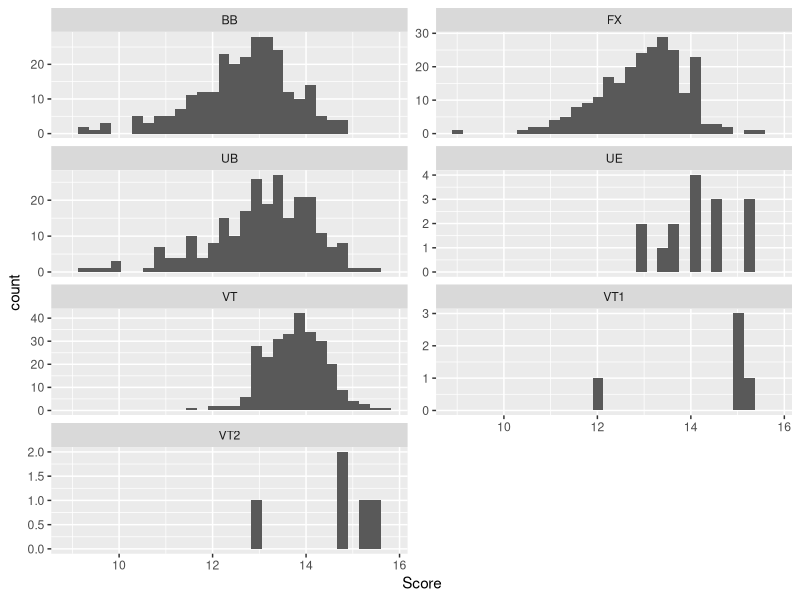
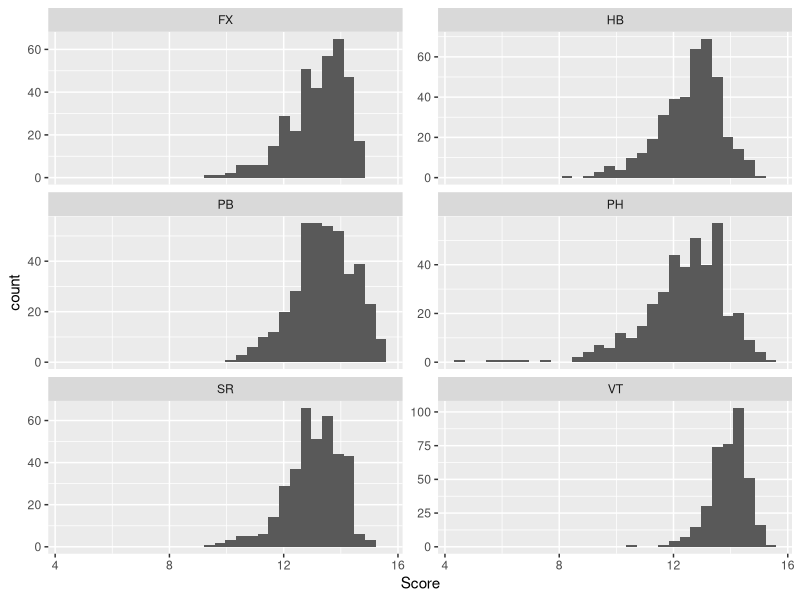
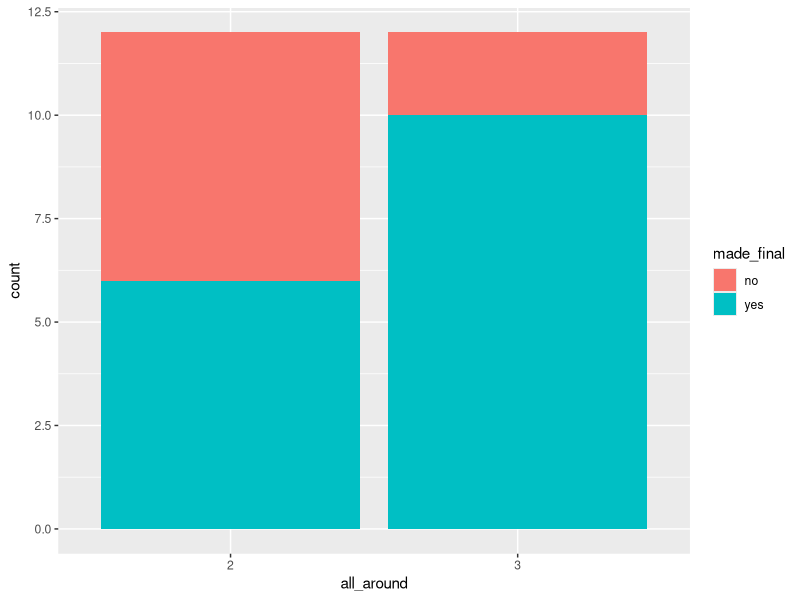
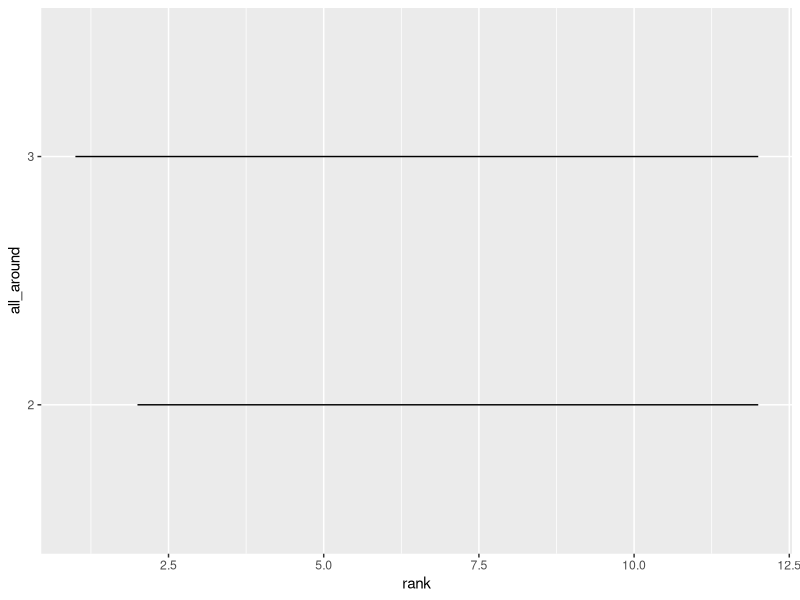
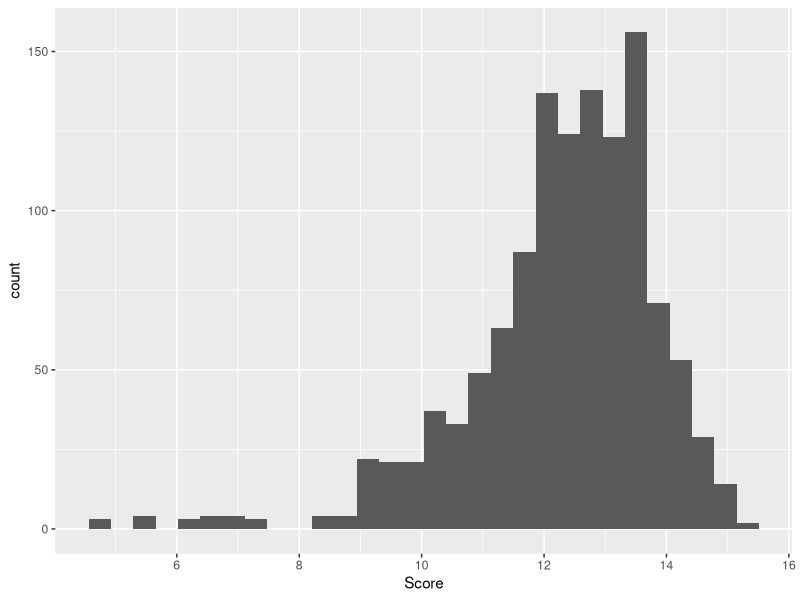

Reproduce these figures in R, in order.
## ---- chunk 1
#| label: load-libraries

library(readr)
library(tidyverse)
library(dplyr)
library(stringr)
library(lubridate)
## ---- chunk 2
#| label: load-data
data_2022_2023 <- read_csv("Data/data_2022_2023.csv")
data_2017_2021 <- read_csv("Data/data_2017_2021.csv")

#DO NOT CHANGE ORDER

data_2022_2023$Apparatus[data_2022_2023$Apparatus == "VT2"] <- "VT"
data_2022_2023$Apparatus[data_2022_2023$Apparatus == "VT1"] <- "VT"
data_2022_2023$Apparatus[data_2022_2023$Apparatus == "UE"] <- "UB"

data_2022_2023$Penalty[is.na(data_2022_2023$Penalty)] <- 0

#Girls filtering for middle name
data_2022_2023$FirstName[data_2022_2023$FirstName == "Joscelyn Michelle"] <- "Joscelyn"
data_2022_2023$FirstName[data_2022_2023$FirstName == "Nola Rhianne"] <- "Nola"

#Guys filtering for middle name
data_2022_2023$FirstName[data_2022_2023$FirstName == "Taylor Troy"] <- "Taylor"
data_2022_2023$FirstName[data_2022_2023$FirstName == "Joshua Andrew"] <- "Joshua"
data_2022_2023$FirstName[data_2022_2023$FirstName == "Yul Kyung Tae"] <- "Yul"
data_2022_2023$FirstName[data_2022_2023$FirstName == "Curran Michael"] <- "Curran"
data_2022_2023$FirstName[data_2022_2023$FirstName == "Frederick Nathaniel"] <- "Frederick"
data_2022_2023$FirstName[data_2022_2023$FirstName == "Ian Hunter"] <- "Ian"
data_2022_2023$FirstName[data_2022_2023$FirstName == "Shane Michael"] <- "Shane"
data_2022_2023$FirstName[data_2022_2023$FirstName == "Khoi Alexander"] <- "Khoi"

data_2022_2023$FirstName[data_2022_2023$FirstName == "Yunus Emre"] <- "Yunus"

data_2022_2023$FirstName[data_2022_2023$FirstName == "Yuan-Hsi"] <- "Yuan Hsi"

data_2022_2023$FirstName[data_2022_2023$FirstName == "Yu-Jan"] <- "Yu Jan"

data_2022_2023$LastName[data_2022_2023$LastName == "VILLAVERDE MEDEROS"] <- "VILLAVERDE"

data_2022_2023$LastName[data_2022_2023$LastName == "VALENZUELA ASTUDILLO"] <- "VALENZUELA"

data_2022_2023$FirstName[data_2022_2023$FirstName == "Yiseth Eliana"] <- "Yiseth"
data_2022_2023$FirstName[data_2022_2023$FirstName == "Yi-Chen"] <- "Yi Chen"
data_2022_2023$FirstName[data_2022_2023$FirstName == "Yi-Chun"] <- "Yi Chun"

data_2022_2023$FirstName[data_2022_2023$FirstName == "Yefferson Gregorio"] <- "Yefferson"
data_2022_2023$LastName[data_2022_2023$LastName == "ANTON YEGUEZ"] <- "ANTON"

data_2022_2023$LastName[data_2022_2023$LastName == "ANTON YEGUEZ"] <- "ANTON"

data_2022_2023$FirstName[data_2022_2023$FirstName == "Wout Johan Alexander"] <- "Wout"

data_2022_2023$FirstName[data_2022_2023$FirstName == "Wilfry Manuel"] <- "Wilfry"

data_2022_2023$FirstName[data_2022_2023$FirstName == "Wei-Sheng"] <- "Wei Sheng"

data_2022_2023$FirstName[(data_2022_2023$Competition == "BIRMINGHAM 2022 Commonwealth Games") & (is.na(data_2022_2023$LastName))] <- "Kate"

data_2022_2023$LastName[(data_2022_2023$Competition == "BIRMINGHAM 2022 Commonwealth Games") & (is.na(data_2022_2023$LastName))] <- "MCDONALD"

data_2022_2023$FirstName[data_2022_2023$LastName == "SOUZA BITENCOU"] <- "Lucas"
data_2022_2023$LastName[data_2022_2023$LastName == "SOUZA BITENCOU"] <- "BITENCOURT"

data_2022_2023$LastName[data_2022_2023$LastName == "DE JESUS DOS SANTOS"] <- "JESUS SANTOS"

data_2022_2023$FirstName[data_2022_2023$LastName == "JESUS SANT"] <- "Melanie"
data_2022_2023$LastName[data_2022_2023$LastName == "JESUS SANT"] <- "JESUS SANTOS"

data_2022_2023$LastName[data_2022_2023$LastName == "ELPITIYA BADALGE DONA"] <- "GEHANI"
data_2022_2023$FirstName[data_2022_2023$FirstName == "Milka Gehani"] <- "Milka"

data_2022_2023$FirstName[data_2022_2023$LastName == "ELPITIYA BADALG D"] <- "Milka"

data_2022_2023$LastName[data_2022_2023$LastName == "ELPITIYA BADALG D"] <- "GEHANI"

data_2022_2023$FirstName[(data_2022_2023$Competition == "2022 51st FIG Artistic Gymnastics World Championship") & (is.na(data_2022_2023$LastName))] <- "Kate"

data_2022_2023$LastName[(data_2022_2023$Competition == "2022 51st FIG Artistic Gymnastics World Championship") & (is.na(data_2022_2023$LastName))] <- "MCDONALD"

data_2022_2023$FirstName[(data_2022_2023$Competition == "2023 Varna World Challenge Cup") & (is.na(data_2022_2023$LastName))] <- "Daria"

data_2022_2023$LastName[(data_2022_2023$Competition == "2023 Varna World Challenge Cup") & (is.na(data_2022_2023$LastName))] <- "HARTMANN"

data_2022_2023$FirstName[data_2022_2023$LastName == "ABIYURAFI"] <- "Abiyu"
data_2022_2023$LastName[data_2022_2023$LastName == "ABIYURAFI"] <- "Rafi"


#Konnor McClain should not be considered, she has hand surgery

## ---- chunk 3
#| label: usa-filter-data

usa_data_2022_2023 <- data_2022_2023 |>
  filter(`Country` == "USA")

usa_data_2017_2021 <- data_2017_2021 |>
  filter(`Country` == "USA")

data_2022_2023 <- rbind(data_2022_2023, data_2017_2021)

data_2022_2023$Apparatus[data_2022_2023$Apparatus == "VT2"] <- "VT"
data_2022_2023$Apparatus[data_2022_2023$Apparatus == "VT1"] <- "VT"

## ---- chunk 4

# Assuming your dataframe is called data_2022_2023 and the column with dates is "Date"

# Step 1: Create a function to extract the second date from each string
extract_second_date <- function(date_string) {
  parts <- str_extract_all(date_string, "\\d{1,2}\\s[A-Za-z]+\\s\\d{4}")[[1]]
  if (length(parts) == 2) {
    # If there are two dates, return the second one
    return(parts[2])
  } else if (length(parts) == 1) {
    # If there is only one date, return it
    return(parts[1])
  } else {
    return(NA)
  }
}

# Step 2: Apply the function to the Date column and convert to Date objects
data_2022_2023 <- data_2022_2023 %>%
  mutate(
    SecondDateStr = sapply(Date, extract_second_date),
    SecondDate = dmy(SecondDateStr)
  )

# Define the end date
end_date <- dmy("01-01-2024")

# Calculate the number of days from the SecondDate to the end date
data_2022_2023 <- data_2022_2023 %>%
  mutate(
    DaysUntil2024 = as.integer(end_date - SecondDate)
  )

# Inspect the changes
head(data_2022_2023)

## ---- chunk 5
data_2022_2023 <- data_2022_2023 %>%
  group_by(Apparatus, Gender) %>%
  mutate(
    StandardizedScore = (Score - mean(Score, na.rm = TRUE)) / sd(Score, na.rm = TRUE)
  ) %>%
  ungroup()
## ---- chunk 6
final_rows_full <- data_2022_2023[grep("final|Final", data_2022_2023$Round), ]
less_than_180_rows <- data_2022_2023[data_2022_2023$DaysUntil2024 < 180, ]
between_180_540_rows <- data_2022_2023[data_2022_2023$DaysUntil2024 >= 180 & data_2022_2023$DaysUntil2024 <= 540, ]

sampling_data_2022_2023 <- rbind(data_2022_2023, final_rows_full, less_than_180_rows, less_than_180_rows, between_180_540_rows)

sampling_usa_data_2022_2023_f <-  sampling_data_2022_2023 |>
  filter(`Country` == "USA") |>
  filter(Gender == "w")

sampling_usa_data_2022_2023_m <-  sampling_data_2022_2023 |>
  filter(`Country` == "USA") |>
  filter(Gender == "m")
## ---- chunk 7
#Number of simulations
nsimulation <- 1000
## ---- chunk 8
usa_data_2022_2023 <- rbind(usa_data_2022_2023, usa_data_2017_2021)

data_2017_2021 |>
  summarise(mean = mean(Score, na.rm = TRUE))

data_2022_2023 |>
  summarise(mean = mean(Score))

usa_data_2022_2023_f <-  usa_data_2022_2023 |>
  filter(Gender == "w")

usa_data_2022_2023_m <- usa_data_2022_2023 |>
  filter(Gender == "m")

data_2022_2023_f <- data_2022_2023 |>
  filter(Gender == "w")

data_2022_2023_m <- data_2022_2023 |>
  filter(Gender == "m")

ggplot(aes(x= Score), data = usa_data_2022_2023_f) + geom_histogram() + facet_wrap(~Apparatus, scales = "free_y", ncol = 2)

ggplot(aes(x= Score), data = usa_data_2022_2023_m) + geom_histogram() + facet_wrap(~Apparatus, scales = "free_y", ncol = 2)


mean_usa_app <- usa_data_2022_2023_f |>
  group_by(LastName, FirstName, Apparatus) |>
  summarise(mean_score = mean(Score),
            sd_score = sd(Score))

mean_usa_app_men <- usa_data_2022_2023_m |>
  group_by(LastName, FirstName, Apparatus) |>
  summarise(mean_score = mean(Score),
            sd_score = sd(Score))

usa_data_2022_2023_f_BB <- mean_usa_app |>
  filter(Apparatus == "BB") |>
  arrange(desc(mean_score))

usa_data_2022_2023_f_UB <- mean_usa_app |>
  filter(Apparatus == "UB") |>
  arrange(desc(mean_score))

usa_data_2022_2023_f_FX <- mean_usa_app |>
  filter(Apparatus == "FX") |>
  arrange(desc(mean_score))

usa_data_2022_2023_f_VT <- mean_usa_app |>
  filter(Apparatus == "VT") |>
  arrange(desc(mean_score))

mean_usa_app

mean_usa_app_men

usa_data_2022_2023_f_BB
usa_data_2022_2023_f_UB
usa_data_2022_2023_f_FX
usa_data_2022_2023_f_VT

mean_usa_app |>
  group_by(LastName, FirstName) |>
  filter(Apparatus != "VT1",
         Apparatus != "VT2") |>
  summarise(sum = sum(mean_score)) |>
  arrange(desc(sum))

VT_ranks <- data_2022_2023_f |>
  group_by(LastName, FirstName, Country, Apparatus) |>
  filter(Apparatus == "VT") |>
  summarise(mean_score = mean(Score),
            sd_score = sd(Score)) |>
  arrange(desc(mean_score)) |>
  head(24)

BB_ranks <- data_2022_2023_f |>
  group_by(LastName, FirstName, Country, Apparatus) |>
  filter(Apparatus == "BB") |>
  summarise(mean_score = mean(Score),
            sd_score = sd(Score)) |>
  arrange(desc(mean_score)) |>
  head(24)

UB_ranks <- data_2022_2023_f |>
  group_by(LastName, FirstName, Country, Apparatus) |>
  filter(Apparatus == "UB") |>
  summarise(mean_score = mean(Score),
            sd_score = sd(Score)) |>
  arrange(desc(mean_score)) |>
  head(24)

FX_ranks <- data_2022_2023_f |>
  group_by(LastName, FirstName, Country, Apparatus) |>
  filter(Apparatus == "FX") |>
  summarise(mean_score = mean(Score),
            sd_score = sd(Score)) |>
  arrange(desc(mean_score)) |>
  head(24)

VT_ranks
BB_ranks
UB_ranks
FX_ranks

## ---- chunk 9
## sample 24 times from top 24 athletes mean scores in each apparatus to simulate one "olympics"
## take top 3 scores and those are cutoffs for gold/silver/bronze respectively
# Returns data frame with three rows (gold, silver, bronze) and a column for each simulation
getmedalcutoffs <- function(eventranks, num_simulations = 1000) {
  set.seed(123)
  distribution <- eventranks$mean_score
  cutoffs <- matrix(NA, nrow = 3, ncol = num_simulations)

  for (i in 1:num_simulations) {
    top_three_scores = numeric(0)
    while (length(unique(top_three_scores))<3){
    # Sample 24 times from the distribution
    simulated_scores <- sample(distribution, size = 24, replace = TRUE)

    # Take the top 3 scores
    top_three_scores <- head(sort(simulated_scores, decreasing = TRUE), 3)
    }
    # Set the cutoffs for gold, silver, and bronze in the matrix
    cutoffs[, i] <- top_three_scores
  }

  # Convert the matrix to a data frame
  cutoffs_df <- as.data.frame(cutoffs)
  names(cutoffs_df) <- paste0("Simulation_", 1:num_simulations)

  return(cutoffs_df)
}

## ---- chunk 10
vaultcutoffs <- getmedalcutoffs(VT_ranks)
## ---- chunk 11
calculatePodiumPercentages <- function(usa, thresholds) {
  # Number of USA gymnasts
  num_USAgymnasts <- nrow(usa)
  
  # Initialize an empty dataframe for the results
  results <- data.frame(
    firstName = usa[, 1],
    lastName = usa[, 2],
    thirdPlace = numeric(num_USAgymnasts),
    secondPlace = numeric(num_USAgymnasts),
    firstPlace = numeric(num_USAgymnasts),
    stringsAsFactors = FALSE
  )
  
  # Iterating over each set of scores to give medals
  for (i in 1:1000) { ## THIS IS NOT A SIM
    # Extract the scores for the ith sample
    sample_scores <- df[, i + 2]
    
    # Rank the scores
    ranks <- rank(-sample_scores, ties.method = "min")
    
    # Update the count for first, second, and third places
    results$firstPlace <- results$firstPlace + (ranks == 1)
    results$secondPlace <- results$secondPlace + (ranks == 2)
    results$thirdPlace <- results$thirdPlace + (ranks == 3)
  }

  # Convert counts to percentages
  results$firstPlace <- (results$firstPlace / 1000) * 100
  results$secondPlace <- (results$secondPlace / 1000) * 100
  results$thirdPlace <- (results$thirdPlace / 1000) * 100

  # Sort the dataframe by firstPlace in descending order
  results <- results[order(-results$firstPlace), ]
  
  return(results)
}
## ---- chunk 12
#breakdown of teams qualifying rank

tb_2016_f <- data.frame(rank = c(1, 2, 3, 4, 5, 6, 7, 8, 9, 10, 11, 12),
                      country = c("USA", "CHN", "RUS", "GBR", "BRA", "GER", "JPN", "NED", "CAN", "ITA", "FRA", "BEL"),
                      all_around = c(3, 2, 3, 2, 3, 2, 3, 3, 2, 2, 3, 2))

tb_2016_f <- tb_2016_f |>
  mutate(year = "2016",
         made_final = ifelse(rank <= 8, "yes", "no"),
         gender = "F")

tb_2016_m <- data.frame(rank = c(1, 2, 3, 4, 5, 6, 7, 8, 9, 10, 11, 12),
                      country = c("CHN", "USA", "RUS", "JPN", "GBR", "BRA", "UKR", "GER", "SUI", "NED", "KOR", "FRA"),
                      all_around = c(2, 2, 3, 2, 3, 3, 2, 2, 3, 3, 1, 2))

tb_2016_m <- tb_2016_m |>
  mutate(year = "2016",
         made_final = ifelse(rank <= 8, "yes", "no"),
         gender = "M")

tb_2012_f <- data.frame(rank = c(1, 2, 3, 4, 5, 6, 7, 8, 9, 10, 11, 12),
                      country = c("USA", "RUS", "CHN", "ROU", "GBR", "JPN", "ITA", "CAN", "GER", "AUS", "FRA", "BRA"),
                      all_around = c(3, 3, 3, 2, 3, 2, 3, 2, 2, 2, 2, 3))

tb_2012_f <- tb_2012_f |>
  mutate(year = "2012",
         made_final = ifelse(rank <= 8, "yes", "no"),
         gender = "F")

tb_2012_m <- data.frame(rank = c(1, 2, 3, 4, 5, 6, 7, 8, 9, 10, 11, 12),
                      country = c("USA", "RUS", "GBR", "GER", "JPN", "CHN", "UKR", "FRA", "ESP", "ROU", "ITA", "KOR"),
                      all_around = c(2, 2, 2, 3, 3, 1, 3, 1, 3, 1, 3, 1))

tb_2012_m <- tb_2012_m |>
  mutate(year = "2012",
         made_final = ifelse(rank <= 8, "yes", "no"),
         gender = "M")

tb_f <- rbind(tb_2016_f, tb_2012_f) |>
  mutate(all_around = as.character(all_around))

ggplot(data = tb_f, aes(x = all_around, fill = made_final)) +
  geom_bar()

ggplot(data = tb_f, aes(y = all_around, x = rank)) +
  geom_line()

sampling_usa_data_2022_2023_m |>
  filter(Apparatus == 'PH') |>
  ggplot(aes(x=Score)) +
  geom_histogram()
## ---- chunk 13
# write.csv(overall_women, '/Users/christophertsai/Downloads/Competition Dataframes/overall_women.csv', row.names=FALSE)
